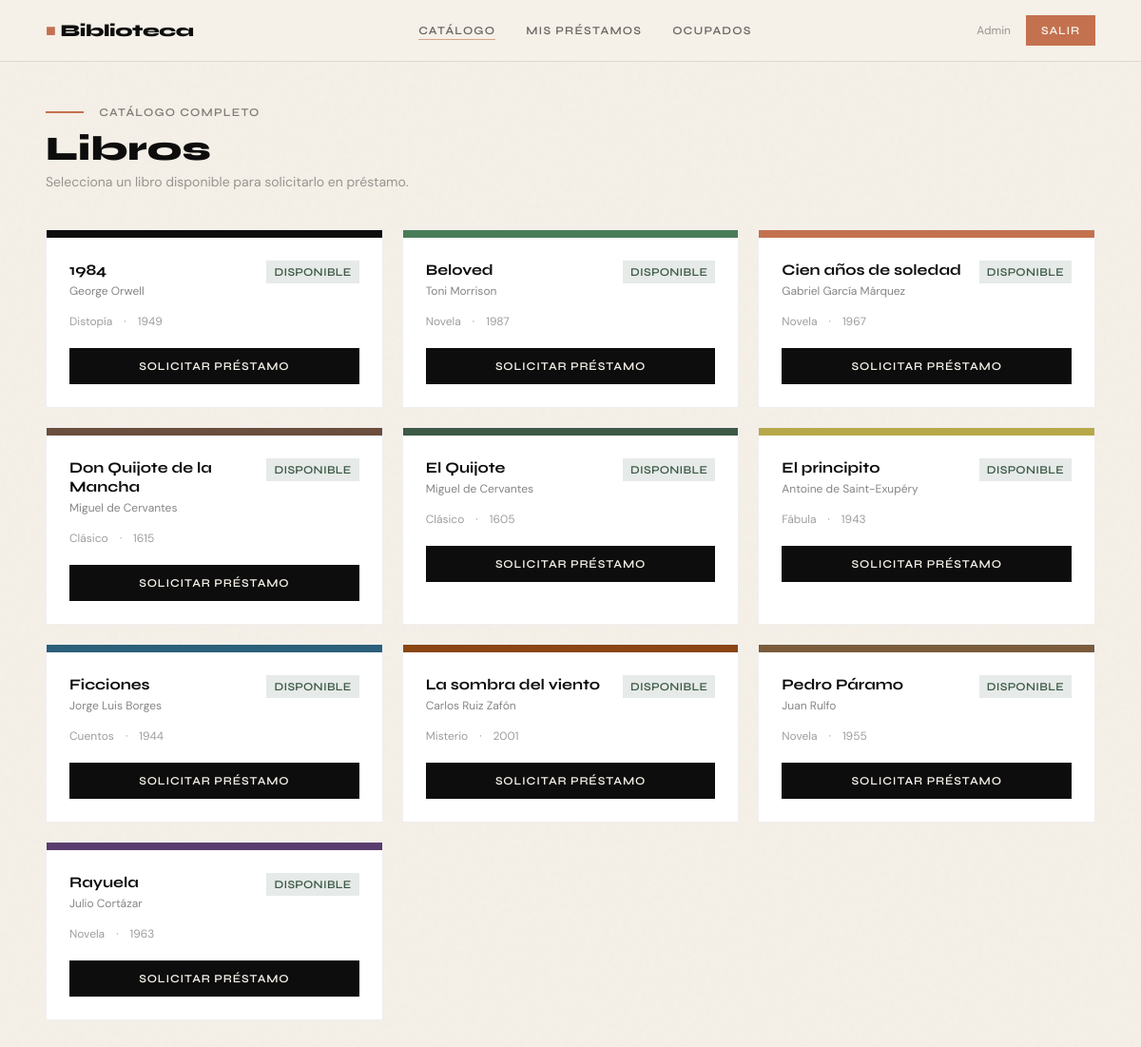
/books (signed in), run on the app's committed database.
### tables this page shows
CREATE TABLE books (
            id          INTEGER PRIMARY KEY AUTOINCREMENT,
            title       TEXT    NOT NULL,
            author      TEXT    NOT NULL,
            genre       TEXT,
            year        INTEGER,
            cover_color TEXT    DEFAULT '#3D5A47',
            available   INTEGER DEFAULT 1        -- 1 = disponible, 0 = prestado
        );

### app.py (the view)
@app.route('/books')
@login_required
def books():
    conn  = get_db_connection()
    books = conn.execute("SELECT * FROM books ORDER BY title").fetchall()
    conn.close()
    return render_template('books.html', books=books)

### app.py (called while the page is built)
def get_db_connection():
    conn = sqlite3.connect(DATABASE)
    conn.row_factory = sqlite3.Row
    return conn

def login_required(f):
    from functools import wraps
    @wraps(f)
    def decorated(*args, **kwargs):
        if 'user_id' not in session:
            flash("Debes iniciar sesión primero.")
            return redirect(url_for('login'))
        return f(*args, **kwargs)
    return decorated

### templates/books.html (shortened to what this page needs)
{% extends "base.html" %}
{% block content %}
<div class="mb-2">
  <span style="width:40px;height:2px;background:#C4714F;display:inline-block;vertical-align:middle;margin-right:12px;"></span>
  <span class="text-xs font-display font-semibold tracking-widest text-ink uppercase opacity-50">Catálogo completo</span>
</div>
<h1 class="font-display text-4xl font-extrabold text-ink mb-1">Libros</h1>
<p class="text-sm text-ink opacity-40 mb-10">Selecciona un libro disponible para solicitarlo en préstamo.</p>
<div class="grid sm:grid-cols-2 lg:grid-cols-3 gap-5">
  {% for book in books %}
  <div class="book-card bg-white p-0 overflow-hidden animate-fade-up" style="animation-delay:{{ loop.index0 * 0.07 }}s; opacity:0">
    <div class="h-2 w-full" style="background:{{ book['cover_color'] }}"></div>
    <div class="p-6">
      <div class="flex items-start justify-between mb-4">
        <div>
          <h3 class="font-display font-bold text-ink leading-tight mb-1">{{ book['title'] }}</h3>
          <p class="text-xs text-ink opacity-50">{{ book['author'] }}</p>
        </div>
        {% if book['available'] %}
        <span class="badge-available text-xs font-display font-semibold px-2 py-1 uppercase tracking-wide flex-shrink-0 ml-2">Disponible</span>
        {% else %}
        <span class="badge-borrowed text-xs font-display font-semibold px-2 py-1 uppercase tracking-wide flex-shrink-0 ml-2">Prestado</span>
        {% endif %}
      </div>
      <div class="flex items-center gap-3 text-xs text-ink opacity-40 mb-5">
        {% if book['genre'] %}<span>{{ book['genre'] }}</span>{% endif %}
        {% if book['year'] %}<span>·</span><span>{{ book['year'] }}</span>{% endif %}
      </div>
      {% if book['available'] %}
      <form action="{{ url_for('borrow', book_id=book['id']) }}" method="POST">
        <button type="submit" class="btn-ink w-full text-center"><span>Solicitar préstamo</span></button>
      </form>
      {% else %}
      <button disabled class="w-full py-3 text-xs font-display font-semibold uppercase tracking-widest text-ink opacity-25 border border-ink border-opacity-20 cursor-not-allowed">
        No disponible
      </button>
      {% endif %}
    </div>
  </div>
  {% else %}
  <div class="col-span-3 text-center py-20 text-ink opacity-30">
    <p class="text-5xl mb-4">📭</p>
    <p class="font-display text-lg">No hay libros registrados.</p>
  </div>
  {% endfor %}
</div>
{% endblock %}

### templates/base.html (style rules this page uses)
body { font-family:'DM Sans',sans-serif; }
h1,h2,h3,h4,label,nav { font-family:'Syne',sans-serif; }
.noise::before { content:''; position:fixed; inset:0; pointer-events:none; z-index:0; }
.btn-ink { background:#0D0D0D; color:#F5F0E8; font-family:'Syne',sans-serif; font-weight:600; letter-spacing:.07em; text-transform:uppercase; font-size:.75rem; padding:10px 24px; border:none; cursor:pointer; position:relative; overflow:hidden; transition:.3s; display:inline-block; text-decoration:none; }
.btn-ink::after { content:''; position:absolute; left:-100%; top:0; width:100%; height:100%; background:#3D5A47; transition:left .35s ease; z-index:0; }
.btn-ink span { position:relative; z-index:1; }
.book-card { border:1px solid #0D0D0D10; transition:transform .25s, box-shadow .25s; }
.badge-available { background:#3D5A4720; color:#3D5A47; }

### data on the page
books: title "1984", author "George Orwell", available "DISPONIBLE", genre "Distopía", year "1949"
books: title "Beloved", author "Toni Morrison", available "DISPONIBLE", genre "Novela", year "1987"
books: title "Cien años de soledad", author "Gabriel García Márquez", available "DISPONIBLE", genre "Novela", year "1967"
books: title "Don Quijote de la Mancha", author "Miguel de Cervantes", available "DISPONIBLE", genre "Clásico", year "1615"
books: title "El Quijote", author "Miguel de Cervantes", available "DISPONIBLE", genre "Clásico", year "1605"
books: title "El principito", author "Antoine de Saint-Exupéry", available "DISPONIBLE", genre "Fábula", year "1943"
books: title "Ficciones", author "Jorge Luis Borges", available "DISPONIBLE", genre "Cuentos", year "1944"
books: title "La sombra del viento", author "Carlos Ruiz Zafón", available "DISPONIBLE", genre "Misterio", year "2001"
books: title "Pedro Páramo", author "Juan Rulfo", available "DISPONIBLE", genre "Novela", year "1955"
books: title "Rayuela", author "Julio Cortázar", available "DISPONIBLE", genre "Novela", year "1963"

### other printed values
{{ session.user_name }} "Admin"
